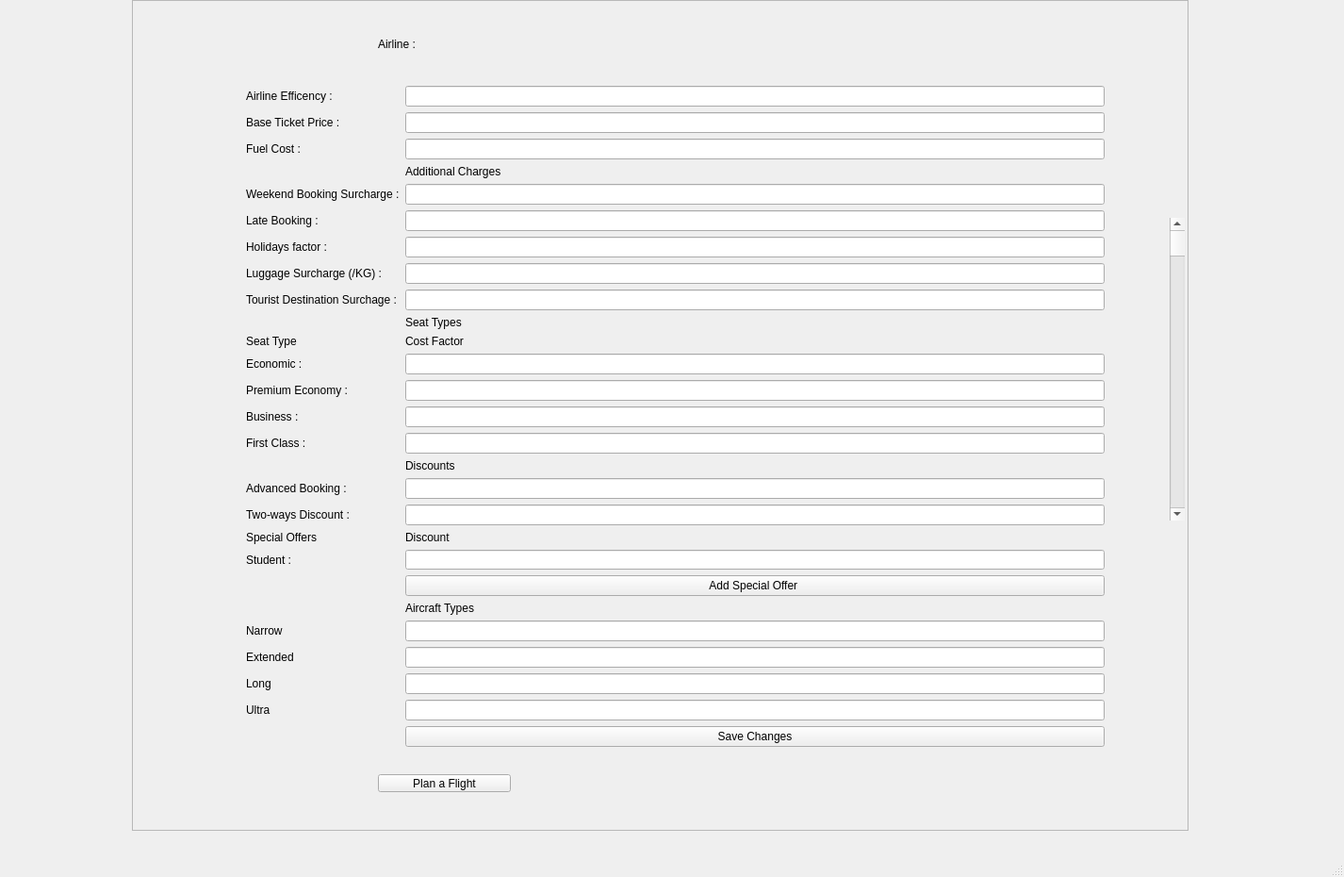
<?xml version="1.0" encoding="UTF-8"?>
<ui version="4.0">
 <class>MainWindow</class>
 <widget class="QMainWindow" name="MainWindow">
  <property name="geometry">
   <rect>
    <x>0</x>
    <y>0</y>
    <width>1426</width>
    <height>930</height>
   </rect>
  </property>
  <property name="windowTitle">
   <string>MainWindow</string>
  </property>
  <widget class="QWidget" name="centralwidget">
   <widget class="QScrollBar" name="verticalScrollBar">
    <property name="geometry">
     <rect>
      <x>140</x>
      <y>270</y>
      <width>16</width>
      <height>160</height>
     </rect>
    </property>
    <property name="orientation">
     <enum>Qt::Vertical</enum>
    </property>
   </widget>
   <widget class="QScrollArea" name="scrollArea">
    <property name="geometry">
     <rect>
      <x>140</x>
      <y>0</y>
      <width>1121</width>
      <height>881</height>
     </rect>
    </property>
    <property name="widgetResizable">
     <bool>true</bool>
    </property>
    <widget class="QWidget" name="scrollAreaWidgetContents">
     <property name="geometry">
      <rect>
       <x>0</x>
       <y>0</y>
       <width>1119</width>
       <height>879</height>
      </rect>
     </property>
     <widget class="QLabel" name="airline_logo">
      <property name="geometry">
       <rect>
        <x>840</x>
        <y>0</y>
        <width>151</width>
        <height>81</height>
       </rect>
      </property>
      <property name="text">
       <string/>
      </property>
     </widget>
     <widget class="QWidget" name="formLayoutWidget">
      <property name="geometry">
       <rect>
        <x>120</x>
        <y>90</y>
        <width>911</width>
        <height>701</height>
       </rect>
      </property>
      <layout class="QFormLayout" name="formLayout">
       <item row="0" column="0">
        <widget class="QLabel" name="Airline_efficency">
         <property name="text">
          <string>Airline Efficency : </string>
         </property>
        </widget>
       </item>
       <item row="0" column="1">
        <widget class="QLineEdit" name="lineEdit"/>
       </item>
       <item row="1" column="0">
        <widget class="QLabel" name="Base_Ticket_Price">
         <property name="text">
          <string>Base Ticket Price :</string>
         </property>
        </widget>
       </item>
       <item row="1" column="1">
        <widget class="QLineEdit" name="lineEdit_2"/>
       </item>
       <item row="2" column="0">
        <widget class="QLabel" name="Fuel_Cost">
         <property name="text">
          <string>Fuel Cost :</string>
         </property>
        </widget>
       </item>
       <item row="2" column="1">
        <widget class="QLineEdit" name="lineEdit_3"/>
       </item>
       <item row="4" column="0">
        <widget class="QLabel" name="label_2">
         <property name="text">
          <string/>
         </property>
        </widget>
       </item>
       <item row="4" column="1">
        <widget class="QLabel" name="label">
         <property name="text">
          <string>Additional Charges </string>
         </property>
        </widget>
       </item>
       <item row="5" column="0">
        <widget class="QLabel" name="label_12">
         <property name="text">
          <string>Weekend Booking Surcharge :</string>
         </property>
        </widget>
       </item>
       <item row="5" column="1">
        <widget class="QLineEdit" name="lineEdit_7"/>
       </item>
       <item row="6" column="0">
        <widget class="QLabel" name="label_3">
         <property name="text">
          <string>Late Booking :</string>
         </property>
        </widget>
       </item>
       <item row="6" column="1">
        <widget class="QLineEdit" name="lineEdit_8"/>
       </item>
       <item row="7" column="0">
        <widget class="QLabel" name="label_4">
         <property name="text">
          <string>Holidays factor :</string>
         </property>
        </widget>
       </item>
       <item row="7" column="1">
        <widget class="QLineEdit" name="lineEdit_9"/>
       </item>
       <item row="8" column="0">
        <widget class="QLabel" name="label_6">
         <property name="text">
          <string>Luggage Surcharge (/KG) :</string>
         </property>
        </widget>
       </item>
       <item row="8" column="1">
        <widget class="QLineEdit" name="lineEdit_10"/>
       </item>
       <item row="9" column="0">
        <widget class="QLabel" name="label_13">
         <property name="text">
          <string>Tourist Destination Surchage :</string>
         </property>
        </widget>
       </item>
       <item row="9" column="1">
        <widget class="QLineEdit" name="lineEdit_11"/>
       </item>
       <item row="10" column="1">
        <widget class="QLabel" name="label_14">
         <property name="text">
          <string>Seat Types</string>
         </property>
        </widget>
       </item>
       <item row="11" column="0">
        <widget class="QLabel" name="label_15">
         <property name="text">
          <string>Seat Type</string>
         </property>
        </widget>
       </item>
       <item row="11" column="1">
        <widget class="QLabel" name="label_16">
         <property name="text">
          <string>Cost Factor</string>
         </property>
        </widget>
       </item>
       <item row="12" column="0">
        <widget class="QLabel" name="label_17">
         <property name="text">
          <string>Economic : </string>
         </property>
        </widget>
       </item>
       <item row="12" column="1">
        <widget class="QLineEdit" name="lineEdit_12"/>
       </item>
       <item row="13" column="0">
        <widget class="QLabel" name="label_18">
         <property name="text">
          <string>Premium Economy :</string>
         </property>
        </widget>
       </item>
       <item row="13" column="1">
        <widget class="QLineEdit" name="lineEdit_13"/>
       </item>
       <item row="14" column="0">
        <widget class="QLabel" name="label_19">
         <property name="text">
          <string>Business :</string>
         </property>
        </widget>
       </item>
       <item row="14" column="1">
        <widget class="QLineEdit" name="lineEdit_14"/>
       </item>
       <item row="15" column="0">
        <widget class="QLabel" name="label_20">
         <property name="text">
          <string>First Class :</string>
         </property>
        </widget>
       </item>
       <item row="15" column="1">
        <widget class="QLineEdit" name="lineEdit_15"/>
       </item>
       <item row="16" column="1">
        <widget class="QLabel" name="label_21">
         <property name="text">
          <string>Discounts </string>
         </property>
        </widget>
       </item>
       <item row="17" column="0">
        <widget class="QLabel" name="label_22">
         <property name="text">
          <string>Advanced Booking :</string>
         </property>
        </widget>
       </item>
       <item row="17" column="1">
        <widget class="QLineEdit" name="lineEdit_16"/>
       </item>
       <item row="18" column="0">
        <widget class="QLabel" name="label_23">
         <property name="text">
          <string>Two-ways Discount :</string>
         </property>
        </widget>
       </item>
       <item row="18" column="1">
        <widget class="QLineEdit" name="lineEdit_17"/>
       </item>
       <item row="19" column="0">
        <widget class="QLabel" name="label_24">
         <property name="text">
          <string>Special Offers </string>
         </property>
        </widget>
       </item>
       <item row="19" column="1">
        <widget class="QLabel" name="label_5">
         <property name="text">
          <string>Discount </string>
         </property>
        </widget>
       </item>
       <item row="20" column="0">
        <widget class="QLabel" name="label_25">
         <property name="text">
          <string>Student :</string>
         </property>
        </widget>
       </item>
       <item row="20" column="1">
        <widget class="QLineEdit" name="lineEdit_18"/>
       </item>
       <item row="21" column="1">
        <widget class="QPushButton" name="pushButton">
         <property name="text">
          <string>Add Special Offer </string>
         </property>
        </widget>
       </item>
       <item row="22" column="1">
        <widget class="QLabel" name="label_26">
         <property name="text">
          <string>Aircraft Types</string>
         </property>
        </widget>
       </item>
       <item row="23" column="0">
        <widget class="QLabel" name="label_27">
         <property name="text">
          <string>Narrow</string>
         </property>
        </widget>
       </item>
       <item row="24" column="0">
        <widget class="QLabel" name="label_28">
         <property name="text">
          <string>Extended</string>
         </property>
        </widget>
       </item>
       <item row="25" column="0">
        <widget class="QLabel" name="label_29">
         <property name="text">
          <string>Long</string>
         </property>
        </widget>
       </item>
       <item row="26" column="0">
        <widget class="QLabel" name="label_30">
         <property name="text">
          <string>Ultra</string>
         </property>
        </widget>
       </item>
       <item row="23" column="1">
        <widget class="QLineEdit" name="lineEdit_19"/>
       </item>
       <item row="24" column="1">
        <widget class="QLineEdit" name="lineEdit_20"/>
       </item>
       <item row="25" column="1">
        <widget class="QLineEdit" name="lineEdit_21"/>
       </item>
       <item row="26" column="1">
        <widget class="QLineEdit" name="lineEdit_22"/>
       </item>
       <item row="27" column="1">
        <widget class="QPushButton" name="pushButton_3">
         <property name="text">
          <string>Save Changes</string>
         </property>
        </widget>
       </item>
      </layout>
     </widget>
     <widget class="QLabel" name="airline_name">
      <property name="geometry">
       <rect>
        <x>490</x>
        <y>10</y>
        <width>191</width>
        <height>61</height>
       </rect>
      </property>
      <property name="text">
       <string/>
      </property>
     </widget>
     <widget class="QScrollBar" name="verticalScrollBar_2">
      <property name="geometry">
       <rect>
        <x>1100</x>
        <y>230</y>
        <width>16</width>
        <height>321</height>
       </rect>
      </property>
      <property name="orientation">
       <enum>Qt::Vertical</enum>
      </property>
     </widget>
     <widget class="QPushButton" name="pushButton_2">
      <property name="geometry">
       <rect>
        <x>260</x>
        <y>820</y>
        <width>141</width>
        <height>19</height>
       </rect>
      </property>
      <property name="text">
       <string>Plan a Flight</string>
      </property>
     </widget>
     <widget class="QLabel" name="label_31">
      <property name="geometry">
       <rect>
        <x>260</x>
        <y>20</y>
        <width>61</width>
        <height>51</height>
       </rect>
      </property>
      <property name="text">
       <string>Airline :</string>
      </property>
     </widget>
    </widget>
   </widget>
  </widget>
  <widget class="QMenuBar" name="menubar">
   <property name="geometry">
    <rect>
     <x>0</x>
     <y>0</y>
     <width>1426</width>
     <height>20</height>
    </rect>
   </property>
  </widget>
  <widget class="QStatusBar" name="statusbar"/>
 </widget>
 <resources/>
 <connections/>
</ui>
